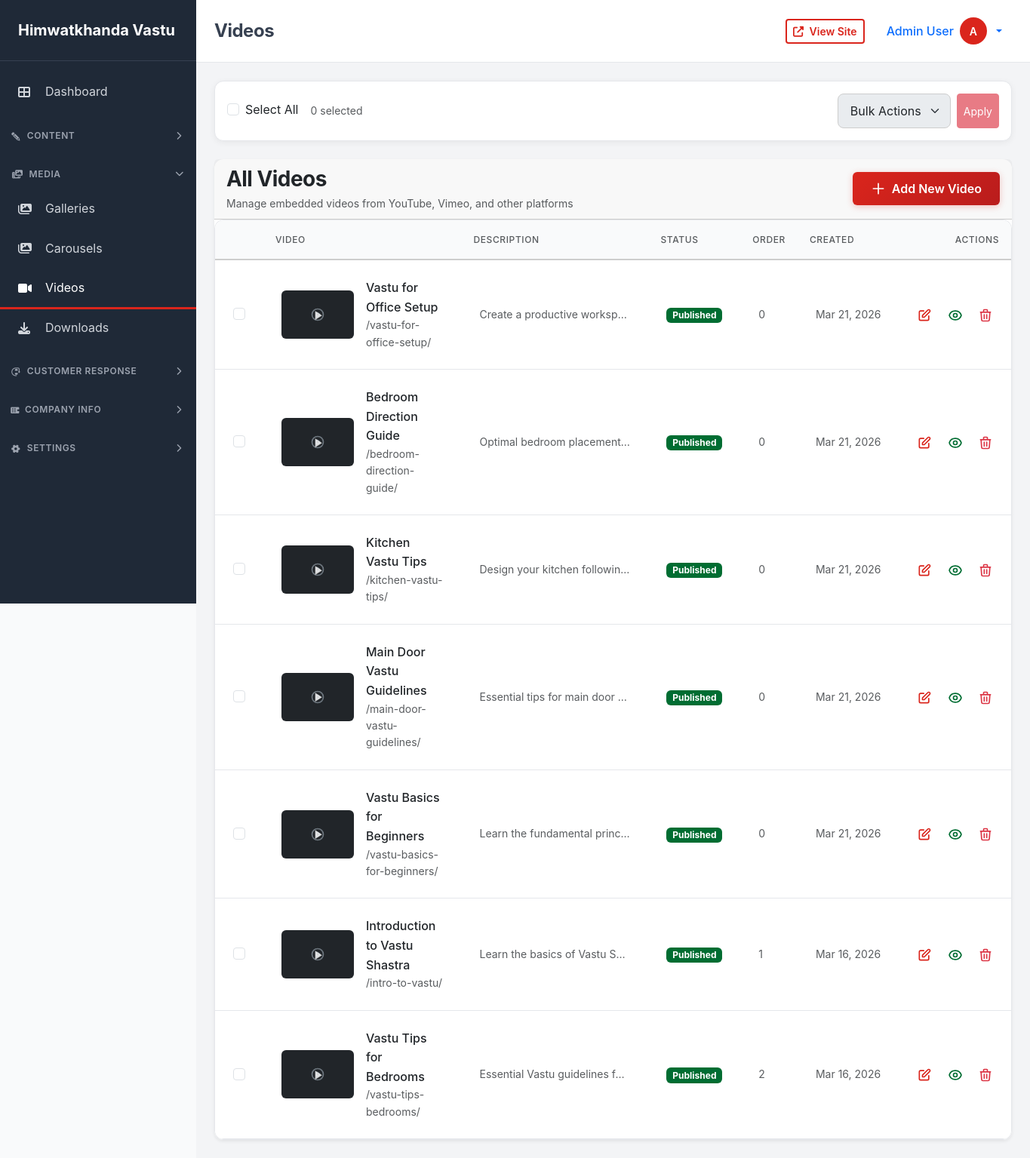
The page /dashboard/videos/ (signed in) on the database its author committed.
### dashboard/models.py (models this page shows, shortened)
class CompanyInfo(models.Model):
    company_name = models.CharField(max_length=255, default='Himwatkhanda Vastu Pvt. Ltd.')
    description = models.TextField(blank=True)
    logo = models.ImageField(upload_to='company/', null=True, blank=True)
    favicon = models.ImageField(upload_to='company/', null=True, blank=True)
    email = models.EmailField(blank=True)
    phone = models.CharField(max_length=50, blank=True)
    address = models.TextField(blank=True)
    city = models.CharField(max_length=100, blank=True)
    state = models.CharField(max_length=100, blank=True)
    postal_code = models.CharField(max_length=20, blank=True)
    country = models.CharField(max_length=100, default='Nepal')
    latitude = models.DecimalField(max_digits=10, decimal_places=8, null=True, blank=True)
    longitude = models.DecimalField(max_digits=11, decimal_places=8, null=True, blank=True)
    facebook = models.URLField(blank=True)
    twitter = models.URLField(blank=True)
    instagram = models.URLField(blank=True)
    linkedin = models.URLField(blank=True)
    youtube = models.URLField(blank=True)
    whatsapp = models.CharField(max_length=50, blank=True)
    anthem = models.FileField(upload_to='company/anthem/', null=True, blank=True, help_text="Company anthem MP3 file")
    updated_at = models.DateTimeField(auto_now=True)
    class Meta:
        verbose_name = 'Company Info'
        verbose_name_plural = 'Company Info'
    @classmethod
    def get_instance(cls):
        instance, created = cls.objects.get_or_create(pk=1)
        return instance

class TimestampModel(models.Model):
    created_at = models.DateTimeField(auto_now_add=True)
    updated_at = models.DateTimeField(auto_now=True)
    class Meta:
        abstract = True

class Video(TimestampModel):
    STATUS_CHOICES = [
        ('draft', 'Draft'),
        ('published', 'Published'),
        ('archived', 'Archived'),
    ]
    title = models.CharField(max_length=255)
    slug = models.SlugField(unique=True)
    description = models.TextField(blank=True, help_text="Short description of the video")
    embed_code = models.TextField(help_text="Paste the video embedding code (YouTube, Vimeo, etc.)")
    thumbnail = models.ImageField(upload_to='videos/thumbnails/', null=True, blank=True, help_text="Optional custom thumbnail")
    sort_order = models.IntegerField(default=0)
    status = models.CharField(max_length=20, choices=STATUS_CHOICES, default='draft')
    published_at = models.DateTimeField(null=True, blank=True)
    created_by = models.ForeignKey(User, on_delete=models.SET_NULL, null=True, blank=True)
    class Meta:
        verbose_name = 'Video'
        verbose_name_plural = 'Videos'
        ordering = ['sort_order', '-created_at']

### accounts/models.py (models this page shows, shortened)
class User(AbstractUser):
    ROLE_CHOICES = [
        ('user', 'User'),
        ('admin', 'Admin'),
    ]
    STATUS_CHOICES = [
        ('active', 'Active'),
        ('inactive', 'Inactive'),
        ('banned', 'Banned'),
    ]
    email = models.EmailField(unique=True)
    avatar = models.ImageField(upload_to='avatars/', null=True, blank=True)
    phone = models.CharField(max_length=50, blank=True)
    bio = models.TextField(blank=True)
    role = models.CharField(max_length=20, choices=ROLE_CHOICES, default='user')
    status = models.CharField(max_length=20, choices=STATUS_CHOICES, default='active')
    email_verified = models.BooleanField(default=False)
    email_verified_at = models.DateTimeField(null=True, blank=True)
    last_login_at = models.DateTimeField(null=True, blank=True)
    created_at = models.DateTimeField(auto_now_add=True)
    updated_at = models.DateTimeField(auto_now=True)
    class Meta:
        ordering = ['-created_at']
    @property
    def name(self):
        return f"{self.first_name} {self.last_name}".strip() or self.username
    @property
    def is_admin(self):
        return self.role == 'admin' or self.is_superuser

### dashboard/views.py (the view)
# urls.py: path('videos/', views.VideoListView.as_view(), name='video_list'),
class VideoListView(BaseListView):
    model = Video
    template_name = 'dashboard/video_list.html'
    context_object_name = 'videos'
    def get_queryset(self):
        return Video.objects.order_by('sort_order', '-created_at')

### templates/dashboard/video_list.html (shortened to what this page needs)
{% extends 'dashboard/base.html' %}
{% block page_title %}Videos{% endblock %}
{% block dashboard_content %}
{% include 'dashboard/bulk_actions.html' with model_name='video' %}
<div class="card dashboard-card shadow-sm">
    <div class="card-header d-flex justify-content-between align-items-center">
        <div>
            <h3 class="card-title mb-0">All Videos</h3>
            <p class="text-muted mt-1 mb-0 small">Manage embedded videos from YouTube, Vimeo, and other platforms</p>
        </div>
        <a href="{% url 'dashboard:video_create' %}" class="btn btn-primary d-flex align-items-center">
            <svg class="me-2" width="20" height="20" fill="none" stroke="currentColor" viewBox="0 0 24 24">
                <path stroke-linecap="round" stroke-linejoin="round" stroke-width="2" d="M12 4v16m8-8H4"/>
            </svg>
            Add New Video
        </a>
    </div>
    <div class="table-responsive">
        <table class="table table-hover dashboard-table mb-0">
            <thead class="table-light">
                <tr>
                    <th class="p-3 text-start text-uppercase small fw-medium text-muted w-12">
                    </th>
                    <th class="p-3 text-start text-uppercase small fw-medium text-muted">Video</th>
                    <th class="p-3 text-start text-uppercase small fw-medium text-muted">Description</th>
                    <th class="p-3 text-start text-uppercase small fw-medium text-muted">Status</th>
                    <th class="p-3 text-start text-uppercase small fw-medium text-muted">Order</th>
                    <th class="p-3 text-start text-uppercase small fw-medium text-muted">Created</th>
                    <th class="p-3 text-end text-uppercase small fw-medium text-muted">Actions</th>
                </tr>
            </thead>
            <tbody>
                {% for video in videos %}
                <tr>
                    <td class="p-4">
                        <input type="checkbox" class="item-checkbox form-check-input" value="{{ video.pk }}">
                    </td>
                    <td class="p-4">
                        <div class="d-flex align-items-center">
                            <div class="flex-shrink-0 bg-dark rounded overflow-hidden video-thumbnail position-relative" style="width: 96px; height: 64px;">
                                {% if video.thumbnail %}
                                <img src="{{ video.thumbnail.url }}" alt="{{ video.title }}" class="w-100 h-100 object-fit-cover">
                                {% else %}
                                <div class="w-100 h-100 bg-dark d-flex align-items-center justify-content-center">
                                </div>
                                {% endif %}
                                <div class="play-icon">
                                    <svg class="text-white" style="opacity: 0.8;" width="20" height="20" fill="currentColor" viewBox="0 0 24 24">
                                        <path d="M8 5v14l11-7z"/>
                                    </svg>
                                </div>
                            </div>
                            <div class="ms-3">
                                <div class="text-dark fw-medium">{{ video.title }}</div>
                                <div class="text-muted small">/{{ video.slug }}/</div>
                            </div>
                        </div>
                    </td>
                    <td class="p-4">
                        <div class="text-muted small text-truncate" style="max-width: 200px;">{{ video.description|default:"No description" }}</div>
                    </td>
                    <td class="p-4 text-nowrap">
                        <span class="badge {% if video.status == 'published' %}bg-success{% elif video.status == 'draft' %}bg-warning{% else %}bg-secondary{% endif %}">
                            {{ video.get_status_display }}
                        </span>
                    </td>
                    <td class="p-4 text-nowrap text-muted small">{{ video.sort_order }}</td>
                    <td class="p-4 text-nowrap text-muted small">{{ video.created_at|date:"M d, Y" }}</td>
                    <td class="p-4 text-nowrap text-end fw-medium">
                        <a href="{% url 'dashboard:video_edit' video.pk %}" class="text-primary me-3" title="Edit">
                            <svg width="20" height="20" fill="none" stroke="currentColor" viewBox="0 0 24 24">
                                <path stroke-linecap="round" stroke-linejoin="round" stroke-width="2" d="M11 5H6a2 2 0 00-2 2v11a2 2 0 002 2h11a2 2 0 002-2v-5m-1.414-9.414a2 2 0 112.828 2.828L11.828 15H9v-2.828l8.586-8.586z"/>
                            </svg>
                        </a>
                        <a href="{% url 'pages:video_detail' video.slug %}" target="_blank" class="text-success me-3" title="View on Site">
                        </a>
                        <a href="{% url 'dashboard:video_delete' video.pk %}" class="text-danger" title="Delete" onclick="return confirm('Are you sure you want to delete this video?')">
                            <svg width="20" height="20" fill="none" stroke="currentColor" viewBox="0 0 24 24">
                                <path stroke-linecap="round" stroke-linejoin="round" stroke-width="2" d="M19 7l-.867 12.142A2 2 0 0116.138 21H7.862a2 2 0 01-1.995-1.858L5 7m5 4v6m4-6v6m1-10V4a1 1 0 00-1-1h-4a1 1 0 00-1 1v3M4 7h16"/>
                            </svg>
                        </a>
                    </td>
                </tr>
                {% endfor %}
            </tbody>
        </table>
    </div>
</div>
{% endblock %}

### templates/dashboard/base.html (shortened to what this page needs)
<!DOCTYPE html>
<html lang="en">
<head>
    {% load static %}
    <link href="https://cdn.jsdelivr.net/npm/bootstrap@5.3.2/dist/css/bootstrap.min.css" rel="stylesheet">
    <link rel="stylesheet" href="https://cdnjs.cloudflare.com/ajax/libs/font-awesome/6.5.1/css/all.min.css" />
    <link rel="stylesheet" href="{% static 'css/style.css' %}">
</head>
<body>
    <div class="dashboard-wrapper">
        <aside class="sidebar" id="sidebar">
            <div class="sidebar-brand">
                <a href="{% url 'dashboard:index' %}">
                    {% if company_info %}{{ company_info.company_name }}{% else %}Admin{% endif %}
                </a>
            </div>
            <nav class="sidebar-nav">
                <a href="{% url 'dashboard:index' %}" class="sidebar-link {% if request.resolver_match.url_name == 'index' %}active{% endif %}">
                    <i class="fas fa-th-large"></i>
                    <span>Dashboard</span>
                </a>
                <div class="sidebar-section collapsed" onclick="toggleDropdown('content-dropdown', this)">
                    <span><i class="fas fa-pencil-alt me-2"></i>Content</span>
                    <i class="fas fa-chevron-down"></i>
                </div>
                <div class="sidebar-section collapsed" onclick="toggleDropdown('media-dropdown', this)">
                    <span><i class="fas fa-photo-video me-2"></i>Media</span>
                    <i class="fas fa-chevron-down"></i>
                </div>
                <div id="media-dropdown" class="sidebar-dropdown collapsed">
                    <a href="{% url 'dashboard:gallery_list' %}" class="sidebar-link {% if 'gallery' in request.resolver_match.url_name %}active{% endif %}">
                        <i class="fas fa-images"></i>
                        <span>Galleries</span>
                    </a>
                    <a href="{% url 'dashboard:carousel_list' %}" class="sidebar-link {% if 'carousel' in request.resolver_match.url_name %}active{% endif %}">
                        <i class="fas fa-images"></i>
                        <span>Carousels</span>
                    </a>
                    <a href="{% url 'dashboard:video_list' %}" class="sidebar-link {% if 'video' in request.resolver_match.url_name %}active{% endif %}">
                        <i class="fas fa-video"></i>
                        <span>Videos</span>
                    </a>
                    <a href="{% url 'dashboard:download_list' %}" class="sidebar-link {% if 'download' in request.resolver_match.url_name %}active{% endif %}">
                        <i class="fas fa-download"></i>
                        <span>Downloads</span>
                    </a>
                </div>
                <div class="sidebar-section collapsed" onclick="toggleDropdown('customer-dropdown', this)">
                    <span><i class="fas fa-headset me-2"></i>Customer Response</span>
                    <i class="fas fa-chevron-down"></i>
                </div>
                <div class="sidebar-section collapsed" onclick="toggleDropdown('company-dropdown', this)">
                    <span><i class="fas fa-building me-2"></i>Company Info</span>
                    <i class="fas fa-chevron-down"></i>
                </div>
                <div class="sidebar-section collapsed" onclick="toggleDropdown('settings-dropdown', this)">
                    <span><i class="fas fa-cog me-2"></i>Settings</span>
                    <i class="fas fa-chevron-down"></i>
                </div>
            </nav>
        </aside>
        <div class="main-content">
            <header class="top-header">
                <div class="d-flex align-items-center justify-content-between">
                    <div class="d-flex align-items-center">
                        <h1 class="h4 mb-0 fw-bold">{% block page_title %}Dashboard{% endblock %}</h1>
                    </div>
                    <div class="d-flex align-items-center gap-3">
                        <a href="{% url 'pages:home' %}" target="_blank" class="btn btn-outline-primary btn-sm" title="View Site">
                            <i class="fas fa-external-link-alt me-1"></i>
                            <span class="d-none d-sm-inline">View Site</span>
                        </a>
                        <div class="dropdown user-dropdown">
                            <button class="btn btn-link text-decoration-none dropdown-toggle d-flex align-items-center gap-2" type="button" data-bs-toggle="dropdown" aria-expanded="false">
                                <span class="d-none d-sm-inline fw-medium">{{ user.name }}</span>
                                {% if user.avatar %}
                                <img class="user-avatar" src="{{ user.avatar.url }}" alt="{{ user.name }}">
                                {% else %}
                                <div class="user-avatar-placeholder">{{ user.username|first|upper }}</div>
                                {% endif %}
                            </button>
                        </div>
                    </div>
                </div>
            </header>
            <main class="content-wrapper">
                {% block dashboard_content %}{% endblock %}
            </main>
        </div>
    </div>
</body>
</html>

### rows shown on the page
CompanyInfo: company_name "Himwatkhanda Vastu"
User: name "Admin User", username|first "A"
Video: title "Vastu for Office Setup", slug "vastu-for-office-setup", description "Create a productive worksp…", status "Published", sort_order "0", created_at "Mar 21, 2026"
Video: title "Bedroom Direction Guide", slug "bedroom-direction-guide", description "Optimal bedroom placement…", status "Published", sort_order "0", created_at "Mar 21, 2026"
Video: title "Kitchen Vastu Tips", slug "kitchen-vastu-tips", description "Design your kitchen followin…", status "Published", sort_order "0", created_at "Mar 21, 2026"
Video: title "Main Door Vastu Guidelines", slug "main-door-vastu-guidelines", description "Essential tips for main door…", status "Published", sort_order "0", created_at "Mar 21, 2026"
Video: title "Vastu Basics for Beginners", slug "vastu-basics-for-beginners", description "Learn the fundamental princ…", status "Published", sort_order "0", created_at "Mar 21, 2026"
Video: title "Introduction to Vastu Shastra", slug "intro-to-vastu", description "Learn the basics of Vastu S…", status "Published", sort_order "1", created_at "Mar 16, 2026"
Video: title "Vastu Tips for Bedrooms", slug "vastu-tips-bedrooms", description "Essential Vastu guidelines f…", status "Published", sort_order "2", created_at "Mar 16, 2026"
